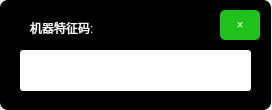
<?xml version="1.0" encoding="UTF-8"?>
<ui version="4.0">
 <class>Form</class>
 <widget class="QWidget" name="Form">
  <property name="geometry">
   <rect>
    <x>0</x>
    <y>0</y>
    <width>272</width>
    <height>110</height>
   </rect>
  </property>
  <property name="font">
   <font>
    <pointsize>8</pointsize>
   </font>
  </property>
  <property name="windowTitle">
   <string>Robot calibration off-line</string>
  </property>
  <property name="windowIcon">
   <iconset resource="../images/img.qrc">
    <normaloff>:/Image/图标.png</normaloff>:/Image/图标.png</iconset>
  </property>
  <property name="styleSheet">
   <string notr="true">QFrame#frame {
 background-color: rgb(0, 0, 0);
 border-radius: 8px;

}


QLabel{
  font: 10pt &quot;楷体&quot;;
  color: rgb(255, 255, 255);
}

QTextEdit{
  font: 8pt &quot;楷体&quot;;
color: rgb(0, 0, 0);
 border-radius: 3px;
background-color: rgb(255, 255, 255);

}

QPushButton#pushButton_exit{
 color: rgb(255, 255, 255);
 background-color:rgb(30, 194, 27);
 font: 12pt &quot;黑体&quot;;
 border-radius: 5px;

}

QPushButton#pushButton_exit:hover{
 background-color: rgb(255, 52, 2);

}


QPushButton#pushButton_exit:pressed{
 background-color: rgb(182, 34, 5)
}



</string>
  </property>
  <widget class="QFrame" name="frame">
   <property name="geometry">
    <rect>
     <x>0</x>
     <y>0</y>
     <width>271</width>
     <height>110</height>
    </rect>
   </property>
   <property name="font">
    <font>
     <pointsize>8</pointsize>
    </font>
   </property>
   <property name="styleSheet">
    <string notr="true"/>
   </property>
   <property name="frameShape">
    <enum>QFrame::StyledPanel</enum>
   </property>
   <property name="frameShadow">
    <enum>QFrame::Raised</enum>
   </property>
   <widget class="QPushButton" name="pushButton_exit">
    <property name="geometry">
     <rect>
      <x>220</x>
      <y>10</y>
      <width>40</width>
      <height>30</height>
     </rect>
    </property>
    <property name="minimumSize">
     <size>
      <width>40</width>
      <height>30</height>
     </size>
    </property>
    <property name="maximumSize">
     <size>
      <width>40</width>
      <height>30</height>
     </size>
    </property>
    <property name="cursor">
     <cursorShape>OpenHandCursor</cursorShape>
    </property>
    <property name="text">
     <string>×</string>
    </property>
   </widget>
   <widget class="QLabel" name="label">
    <property name="geometry">
     <rect>
      <x>30</x>
      <y>10</y>
      <width>106</width>
      <height>36</height>
     </rect>
    </property>
    <property name="text">
     <string>机器特征码:</string>
    </property>
   </widget>
   <widget class="QTextEdit" name="textEdit">
    <property name="geometry">
     <rect>
      <x>20</x>
      <y>50</y>
      <width>231</width>
      <height>41</height>
     </rect>
    </property>
    <property name="font">
     <font>
      <family>楷体</family>
      <pointsize>8</pointsize>
      <italic>false</italic>
      <bold>false</bold>
     </font>
    </property>
    <property name="html">
     <string>&lt;!DOCTYPE HTML PUBLIC &quot;-//W3C//DTD HTML 4.0//EN&quot; &quot;http://www.w3.org/TR/REC-html40/strict.dtd&quot;&gt;
&lt;html&gt;&lt;head&gt;&lt;meta name=&quot;qrichtext&quot; content=&quot;1&quot; /&gt;&lt;meta charset=&quot;utf-8&quot; /&gt;&lt;style type=&quot;text/css&quot;&gt;
p, li { white-space: pre-wrap; }
hr { height: 1px; border-width: 0; }
li.unchecked::marker { content: &quot;\2610&quot;; }
li.checked::marker { content: &quot;\2612&quot;; }
&lt;/style&gt;&lt;/head&gt;&lt;body style=&quot; font-family:'楷体'; font-size:8pt; font-weight:400; font-style:normal;&quot;&gt;
&lt;p align=&quot;center&quot; style=&quot;-qt-paragraph-type:empty; margin-top:0px; margin-bottom:0px; margin-left:0px; margin-right:0px; -qt-block-indent:0; text-indent:0px; font-size:10pt;&quot;&gt;&lt;br /&gt;&lt;/p&gt;&lt;/body&gt;&lt;/html&gt;</string>
    </property>
   </widget>
  </widget>
 </widget>
 <resources>
  <include location="../images/img.qrc"/>
 </resources>
 <connections>
  <connection>
   <sender>pushButton_exit</sender>
   <signal>clicked()</signal>
   <receiver>Form</receiver>
   <slot>close()</slot>
   <hints>
    <hint type="sourcelabel">
     <x>211</x>
     <y>36</y>
    </hint>
    <hint type="destinationlabel">
     <x>298</x>
     <y>40</y>
    </hint>
   </hints>
  </connection>
 </connections>
</ui>
